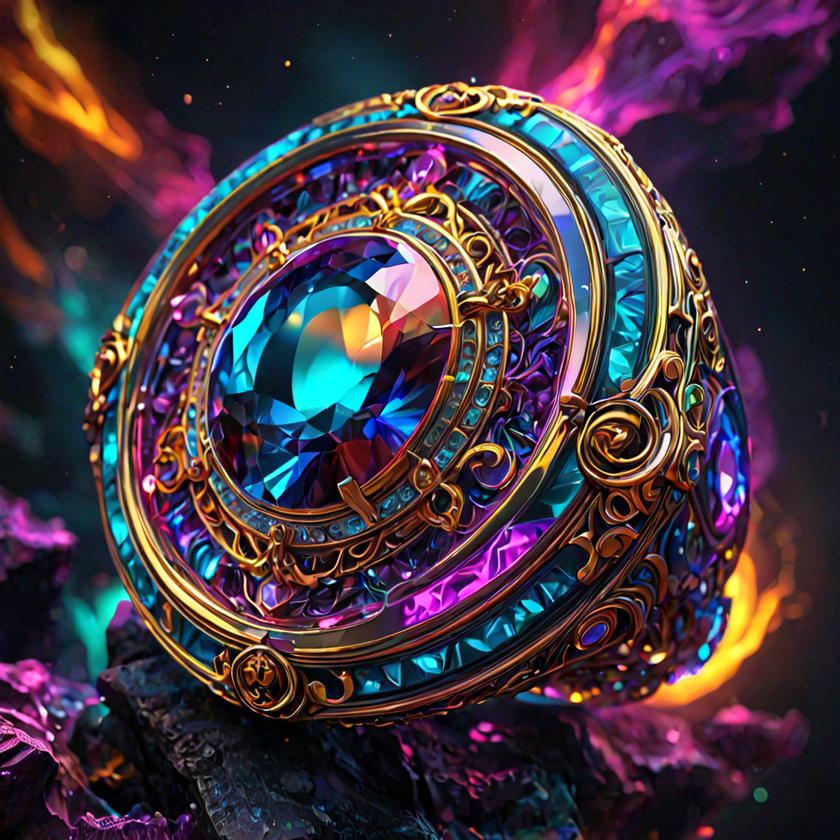
#> input picture image/ComfyUI_temp_ojirh_00019_.png, 840 x 840 px, shrunk from 1024 x 1024 before the run
$ python -i AlbedoMapFilter.py   (imports and definitions only)   (older library calls are emulated)
#> lines starting #> are read from the running program, lines starting #| are printed output that depends on the picture
import torch
import numpy as np
from PIL import Image
import cv2

class AlbedoMapGenerator:
    """
    高品質なアルベドマップを生成するComfyUIカスタムノード
    Height、Normal、AOマップを参考にして、入力画像からアルベドマップを生成
    """

    # [96 lines left out: function INPUT_TYPES, not called in this run]

    RETURN_TYPES = ("IMAGE",)
    RETURN_NAMES = ("albedo_map",)
    FUNCTION = "generate_albedo"
    CATEGORY = "NS/Filter"

    # [123 lines left out: functions tensor_to_np, np_to_tensor, adjust_brightness_contrast, adjust_saturation, remove_lighting, apply_color_correction and 2 more, not called in this run]

    def advanced_processing(self, image):
        """高度な処理モード"""
        # CLAHE (Contrast Limited Adaptive Histogram Equalization)
        lab = cv2.cvtColor(image, cv2.COLOR_RGB2LAB)
#> lab: shape (840, 840, 3); mean of channels 0, 1, 2 63, 139.2, 125.9
        clahe = cv2.createCLAHE(clipLimit=2.0, tileGridSize=(8,8))
        lab[:,:,0] = clahe.apply(lab[:,:,0])
#> lab: shape (840, 840, 3); mean of channels 0, 1, 2 89.9, 139.2, 125.9
        result = cv2.cvtColor(lab, cv2.COLOR_LAB2RGB)
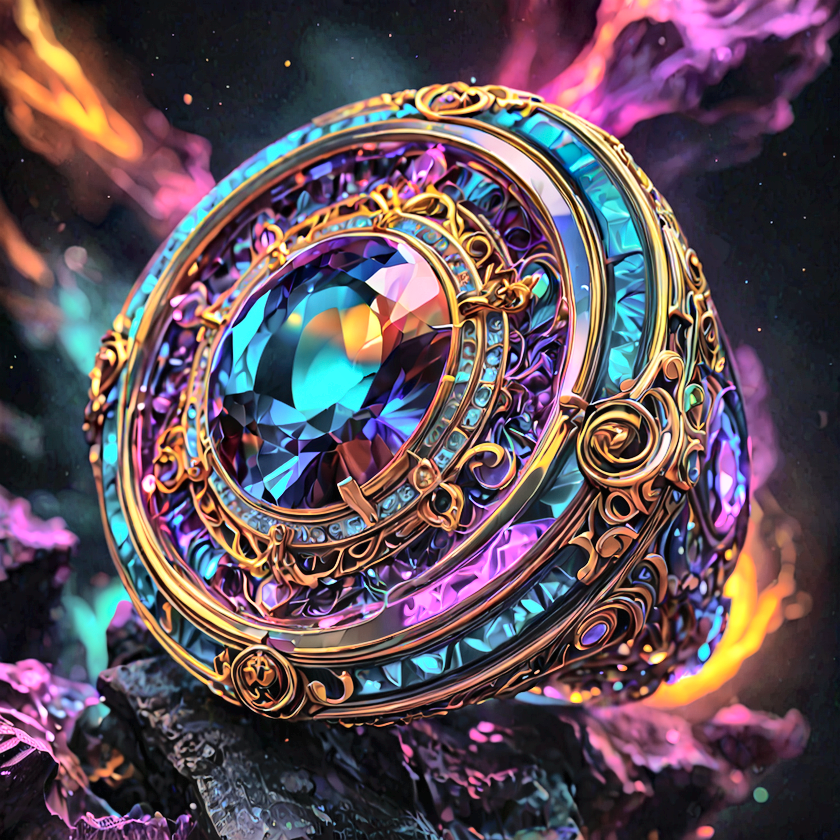
#> result: shape (840, 840, 3); mean R, G, B 95.5, 79.2, 88.4

        # エッジ保持フィルタ
        result = cv2.bilateralFilter(result, 9, 75, 75)

        return result

    # [53 lines left out: function generate_albedo, not called in this run]

# ComfyUIに登録するためのマッピング
NODE_CLASS_MAPPINGS = {
    "AlbedoMapGenerator": AlbedoMapGenerator
}

NODE_DISPLAY_NAME_MAPPINGS = {
    "AlbedoMapGenerator": "NS-Albedo Map Filter"
}

>>> import cv2
>>> picture = cv2.cvtColor(cv2.imread('../image/ComfyUI_temp_ojirh_00019_.png'), cv2.COLOR_BGR2RGB)
>>> result = AlbedoMapGenerator().advanced_processing(picture)
